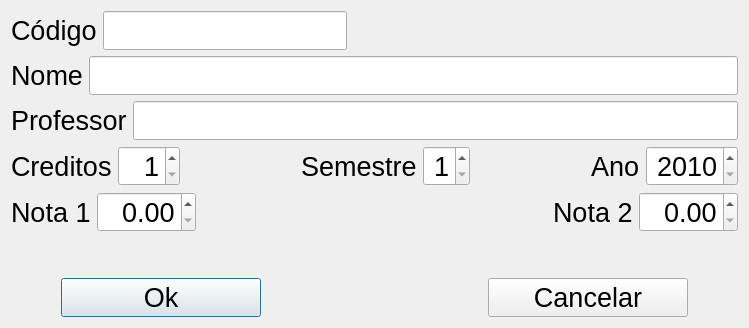
<?xml version="1.0" encoding="UTF-8"?>
<ui version="4.0">
 <class>FrmDisciplina</class>
 <widget class="QDialog" name="FrmDisciplina">
  <property name="geometry">
   <rect>
    <x>0</x>
    <y>0</y>
    <width>749</width>
    <height>328</height>
   </rect>
  </property>
  <property name="font">
   <font>
    <pointsize>20</pointsize>
   </font>
  </property>
  <property name="windowTitle">
   <string>Dialog</string>
  </property>
  <layout class="QVBoxLayout" name="verticalLayout_2">
   <item>
    <layout class="QVBoxLayout" name="verticalLayout">
     <item>
      <layout class="QHBoxLayout" name="horizontalLayout_5">
       <item>
        <widget class="QLabel" name="label">
         <property name="text">
          <string>Código</string>
         </property>
        </widget>
       </item>
       <item>
        <widget class="QLineEdit" name="tbxCodigo">
         <property name="sizePolicy">
          <sizepolicy hsizetype="Preferred" vsizetype="Fixed">
           <horstretch>0</horstretch>
           <verstretch>0</verstretch>
          </sizepolicy>
         </property>
         <property name="alignment">
          <set>Qt::AlignRight|Qt::AlignTrailing|Qt::AlignVCenter</set>
         </property>
        </widget>
       </item>
       <item>
        <spacer name="horizontalSpacer_2">
         <property name="orientation">
          <enum>Qt::Horizontal</enum>
         </property>
         <property name="sizeHint" stdset="0">
          <size>
           <width>60</width>
           <height>20</height>
          </size>
         </property>
        </spacer>
       </item>
      </layout>
     </item>
     <item>
      <layout class="QHBoxLayout" name="horizontalLayout_4">
       <item>
        <widget class="QLabel" name="label_2">
         <property name="text">
          <string>Nome</string>
         </property>
        </widget>
       </item>
       <item>
        <widget class="QLineEdit" name="tbxNome"/>
       </item>
      </layout>
     </item>
     <item>
      <layout class="QHBoxLayout" name="horizontalLayout_3">
       <item>
        <widget class="QLabel" name="label_3">
         <property name="text">
          <string>Professor</string>
         </property>
        </widget>
       </item>
       <item>
        <widget class="QLineEdit" name="tbxProfessor"/>
       </item>
      </layout>
     </item>
     <item>
      <layout class="QHBoxLayout" name="horizontalLayout_2">
       <item>
        <widget class="QLabel" name="label_4">
         <property name="text">
          <string>Creditos</string>
         </property>
        </widget>
       </item>
       <item>
        <widget class="QSpinBox" name="tbxCreditos">
         <property name="alignment">
          <set>Qt::AlignRight|Qt::AlignTrailing|Qt::AlignVCenter</set>
         </property>
         <property name="minimum">
          <number>1</number>
         </property>
         <property name="maximum">
          <number>20</number>
         </property>
        </widget>
       </item>
       <item>
        <spacer name="horizontalSpacer_3">
         <property name="orientation">
          <enum>Qt::Horizontal</enum>
         </property>
         <property name="sizeHint" stdset="0">
          <size>
           <width>40</width>
           <height>20</height>
          </size>
         </property>
        </spacer>
       </item>
       <item>
        <widget class="QLabel" name="label_6">
         <property name="text">
          <string>Semestre</string>
         </property>
        </widget>
       </item>
       <item>
        <widget class="QSpinBox" name="tbxAno_2">
         <property name="alignment">
          <set>Qt::AlignRight|Qt::AlignTrailing|Qt::AlignVCenter</set>
         </property>
         <property name="minimum">
          <number>1</number>
         </property>
         <property name="maximum">
          <number>2</number>
         </property>
        </widget>
       </item>
       <item>
        <spacer name="horizontalSpacer_4">
         <property name="orientation">
          <enum>Qt::Horizontal</enum>
         </property>
         <property name="sizeHint" stdset="0">
          <size>
           <width>40</width>
           <height>20</height>
          </size>
         </property>
        </spacer>
       </item>
       <item>
        <widget class="QLabel" name="label_5">
         <property name="text">
          <string>Ano</string>
         </property>
        </widget>
       </item>
       <item>
        <widget class="QSpinBox" name="tbxAno">
         <property name="alignment">
          <set>Qt::AlignRight|Qt::AlignTrailing|Qt::AlignVCenter</set>
         </property>
         <property name="minimum">
          <number>2010</number>
         </property>
         <property name="maximum">
          <number>2080</number>
         </property>
        </widget>
       </item>
      </layout>
     </item>
     <item>
      <layout class="QHBoxLayout" name="horizontalLayout_6">
       <item>
        <widget class="QLabel" name="label_7">
         <property name="text">
          <string>Nota 1</string>
         </property>
        </widget>
       </item>
       <item>
        <widget class="QDoubleSpinBox" name="tbxNota1">
         <property name="alignment">
          <set>Qt::AlignRight|Qt::AlignTrailing|Qt::AlignVCenter</set>
         </property>
         <property name="maximum">
          <double>10.000000000000000</double>
         </property>
        </widget>
       </item>
       <item>
        <spacer name="horizontalSpacer_5">
         <property name="orientation">
          <enum>Qt::Horizontal</enum>
         </property>
         <property name="sizeHint" stdset="0">
          <size>
           <width>40</width>
           <height>20</height>
          </size>
         </property>
        </spacer>
       </item>
       <item>
        <widget class="QLabel" name="label_8">
         <property name="text">
          <string>Nota 2</string>
         </property>
        </widget>
       </item>
       <item>
        <widget class="QDoubleSpinBox" name="tbxNota2">
         <property name="alignment">
          <set>Qt::AlignRight|Qt::AlignTrailing|Qt::AlignVCenter</set>
         </property>
         <property name="maximum">
          <double>10.000000000000000</double>
         </property>
        </widget>
       </item>
      </layout>
     </item>
     <item>
      <spacer name="verticalSpacer">
       <property name="orientation">
        <enum>Qt::Vertical</enum>
       </property>
       <property name="sizeHint" stdset="0">
        <size>
         <width>20</width>
         <height>40</height>
        </size>
       </property>
      </spacer>
     </item>
     <item>
      <layout class="QHBoxLayout" name="horizontalLayout">
       <property name="leftMargin">
        <number>50</number>
       </property>
       <property name="rightMargin">
        <number>50</number>
       </property>
       <item>
        <widget class="QPushButton" name="btnOk">
         <property name="minimumSize">
          <size>
           <width>200</width>
           <height>0</height>
          </size>
         </property>
         <property name="text">
          <string>Ok</string>
         </property>
        </widget>
       </item>
       <item>
        <spacer name="horizontalSpacer">
         <property name="orientation">
          <enum>Qt::Horizontal</enum>
         </property>
         <property name="sizeHint" stdset="0">
          <size>
           <width>40</width>
           <height>20</height>
          </size>
         </property>
        </spacer>
       </item>
       <item>
        <widget class="QPushButton" name="btnCancelar">
         <property name="minimumSize">
          <size>
           <width>200</width>
           <height>0</height>
          </size>
         </property>
         <property name="text">
          <string>Cancelar</string>
         </property>
        </widget>
       </item>
      </layout>
     </item>
    </layout>
   </item>
  </layout>
 </widget>
 <resources/>
 <connections/>
</ui>
